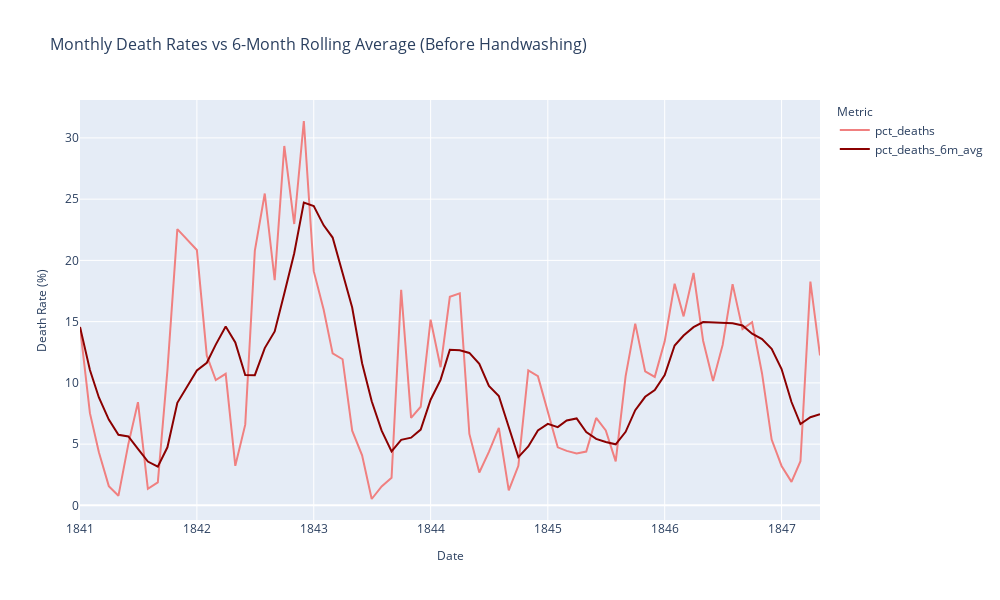

The notebook cell this image was saved under:
### Code cell
# Additional analysis and visualization of the rolling average
print("=== ROLLING AVERAGE VISUALIZATION AND ANALYSIS ===")

# Create a visualization of the rolling average
fig_rolling = px.line(before_handwashing_indexed.reset_index(), 
                      x='date', 
                      y=['pct_deaths', 'pct_deaths_6m_avg'],
                      title='Monthly Death Rates vs 6-Month Rolling Average (Before Handwashing)',
                      labels={'date': 'Date', 'value': 'Death Rate (%)', 'variable': 'Metric'},
                      color_discrete_map={'pct_deaths': 'lightcoral', 'pct_deaths_6m_avg': 'darkred'})

fig_rolling.update_layout(
    width=1000,
    height=600,
    title_font_size=16,
    xaxis_title_font_size=12,
    yaxis_title_font_size=12,
    legend_title_font_size=12
)

fig_rolling.show()

# Calculate the difference between individual months and rolling average
before_handwashing_indexed['diff_from_rolling'] = before_handwashing_indexed['pct_deaths'] - before_handwashing_indexed['pct_deaths_6m_avg']

print("\n📊 Analysis of Individual vs Rolling Average:")
print("=" * 50)

# Statistics about the differences
print(f"Average difference from rolling average: {before_handwashing_indexed['diff_from_rolling'].mean():.2f}%")
print(f"Standard deviation of differences: {before_handwashing_indexed['diff_from_rolling'].std():.2f}%")
print(f"Maximum positive deviation: {before_handwashing_indexed['diff_from_rolling'].max():.2f}%")
print(f"Maximum negative deviation: {before_handwashing_indexed['diff_from_rolling'].min():.2f}%")

# Find months with largest deviations
max_deviation_month = before_handwashing_indexed.loc[before_handwashing_indexed['diff_from_rolling'].idxmax()]
min_deviation_month = before_handwashing_indexed.loc[before_handwashing_indexed['diff_from_rolling'].idxmin()]

print(f"\n🎯 Months with Largest Deviations:")
print(f"   Highest above rolling average: {max_deviation_month.name.strftime('%Y-%m')} (+{max_deviation_month['diff_from_rolling']:.2f}%)")
print(f"   Lowest below rolling average: {min_deviation_month.name.strftime('%Y-%m')} ({min_deviation_month['diff_from_rolling']:.2f}%)")

# Show the smoothing effect
print(f"\n📈 Smoothing Effect of Rolling Average:")
print("The rolling average helps to:")
print("   • Reduce noise in the data")
print("   • Show underlying trends more clearly")
print("   • Identify periods of consistently high or low death rates")
print("   • Provide a baseline for comparing individual months")

# Calculate the coefficient of variation
cv_individual = (before_handwashing_indexed['pct_deaths'].std() / before_handwashing_indexed['pct_deaths'].mean()) * 100
cv_rolling = (before_handwashing_indexed['pct_deaths_6m_avg'].std() / before_handwashing_indexed['pct_deaths_6m_avg'].mean()) * 100

print(f"\n📊 Coefficient of Variation (measure of variability):")
print(f"   Individual months: {cv_individual:.1f}%")
print(f"   6-month rolling average: {cv_rolling:.1f}%")
print(f"   Reduction in variability: {cv_individual - cv_rolling:.1f} percentage points")

print(f"\n🎯 CONCLUSION:")
print(f"   The rolling average shows the underlying trend in death rates before handwashing.")
print(f"   This will be useful for comparing against the post-handwashing period.")
print(f"   The high variability in individual months highlights the need for this smoothing technique.")
